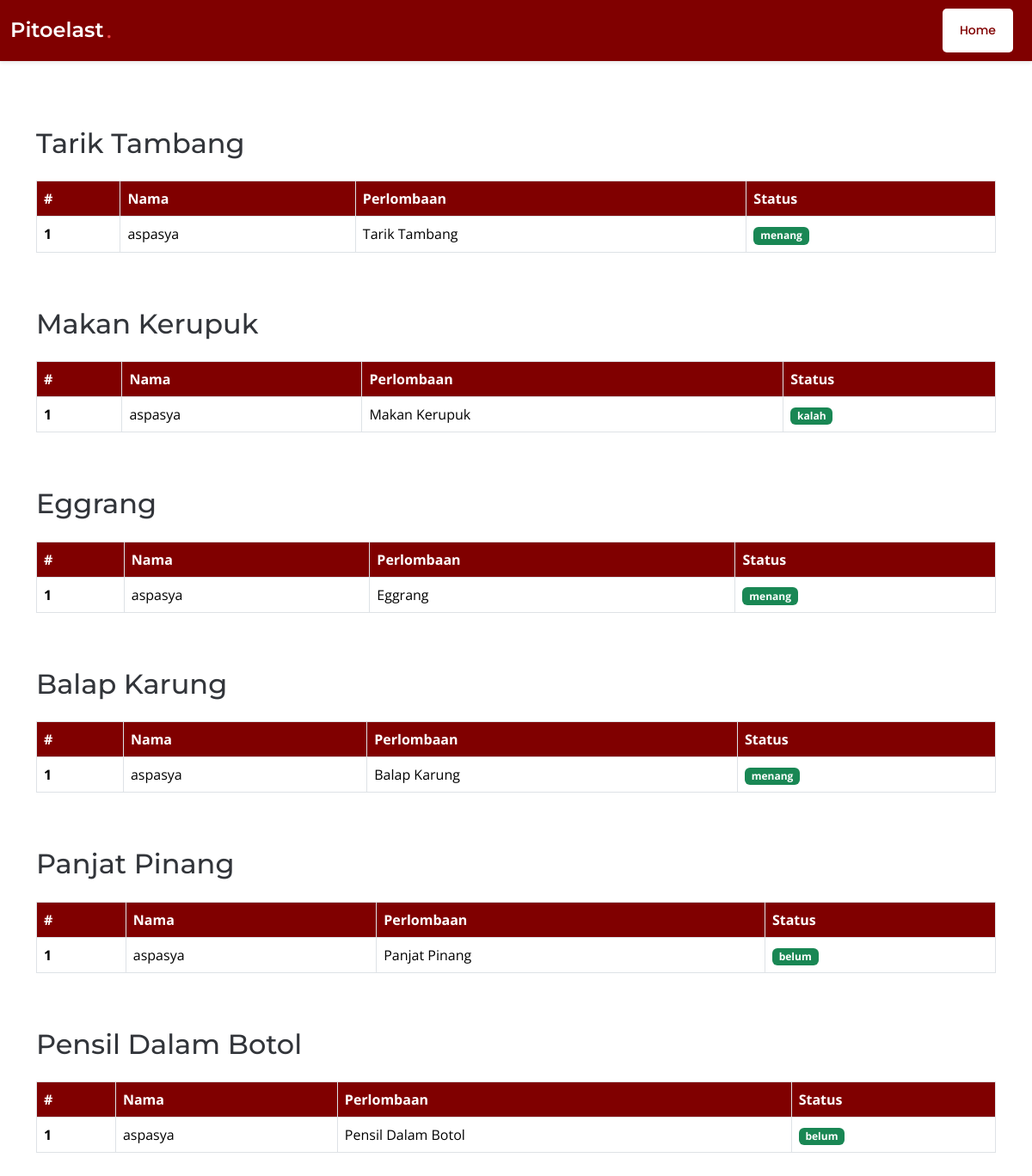
The page /dashboardpeserta.php (signed in) on the database its author committed.
### tables this page shows
CREATE TABLE IF NOT EXISTS `data_lomba` (
  `id_data_lomba` int NOT NULL AUTO_INCREMENT,
  `id_user` int NOT NULL,
  `id_lomba` int NOT NULL,
  `status` enum('menang','kalah','belum') NOT NULL DEFAULT 'belum',
  PRIMARY KEY (`id_data_lomba`),
  KEY `id_user` (`id_user`),
  KEY `id_lomba` (`id_lomba`)
);

CREATE TABLE IF NOT EXISTS `user` (
  `id_user` int NOT NULL AUTO_INCREMENT,
  `nama_user` varchar(50) NOT NULL,
  `password` varchar(255) NOT NULL,
  `role` enum('admin','peserta') NOT NULL,
  PRIMARY KEY (`id_user`)
);

CREATE TABLE IF NOT EXISTS `lomba` (
  `id_lomba` int NOT NULL AUTO_INCREMENT,
  `nama_lomba` varchar(255) NOT NULL,
  `kategori` enum('anak','remaja','dewasa') NOT NULL,
  PRIMARY KEY (`id_lomba`)
);

### function.php (called while the page is built, shortened)
<?php
$servername = "localhost";
$username = "root";
$password = "";
$dbname = "pitulasan";
$conn = new mysqli($servername, $username, $password, $dbname);
function query($query){
    global $conn;
    $result = $conn->query($query);
    return $result;
}
?>

### dashboardpeserta.php (the view, shortened to what this page needs)
<?php
  require("function.php");
  $dataLomba = query("SELECT
    data_lomba.id_user,
    user.nama_user,
    lomba.nama_lomba,
    lomba.kategori,
    data_lomba.status
FROM data_lomba
LEFT JOIN user ON data_lomba.id_user = user.id_user
LEFT JOIN lomba ON data_lomba.id_lomba = lomba.id_lomba
");
?>
<!DOCTYPE html>
<html lang="en">
<head>
  <link href="assets/vendor/bootstrap/css/bootstrap.min.css" rel="stylesheet">
  <link href="assets/vendor/bootstrap-icons/bootstrap-icons.css" rel="stylesheet">
  <link href="assets/vendor/aos/aos.css" rel="stylesheet">
  <link href="assets/vendor/glightbox/css/glightbox.min.css" rel="stylesheet">
  <link href="assets/vendor/swiper/swiper-bundle.min.css" rel="stylesheet">
  <link href="assets/css/main.css" rel="stylesheet">
</head>
<body class="index-page">
  <header id="header" class="header d-flex align-items-center fixed-top">
    <div class="container-fluid position-relative d-flex align-items-center justify-content-between">
      <a href="index.html" class="logo d-flex align-items-center me-auto me-xl-1">
        <h1 class="sitename">Pitoelast</h1><span>.</span>
      </a>
      <nav id="navmenu" class="navmenu">
        <a class="btn-getstarted" href="index.php#home">Home</a>
      </nav>
    </div>
  </header>
  <div class="main-content">
    <div class="container mt-5">
      <h2 class="mb-4">Tarik Tambang</h2>
      <div class="table-responsive">
        <table class="table table-bordered table-hover">
          <thead>
            <tr>
              <th scope="col">#</th>
              <th scope="col">Nama</th>
              <th scope="col">Perlombaan</th>
              <th scope="col">Status</th>
            </tr>
          </thead>
          <tbody>
            <?php
              $i= 0;
              foreach($dataLomba as $lomba) :
                if($lomba['nama_lomba'] == "Tarik Tambang") :
              $i++;
            ?>
            <tr>
              <th scope="row"><?= $i; ?></th>
              <td><?= $lomba['nama_user']; ?></td>
              <td><?= $lomba['nama_lomba']; ?></td>
              <td><span class="badge bg-success"><?= $lomba['status']; ?></span></td>
            </tr>
            <?php
                endif;
              endforeach;
            ?>
          </tbody>
        </table>
      </div>
    </div>
    <div class="container mt-5">
      <h2 class="mb-4">Makan Kerupuk</h2>
      <div class="table-responsive">
        <table class="table table-bordered table-hover">
          <thead>
            <tr>
              <th scope="col">#</th>
              <th scope="col">Nama</th>
              <th scope="col">Perlombaan</th>
              <th scope="col">Status</th>
            </tr>
          </thead>
          <tbody>
          <?php
              $i= 0;
              foreach($dataLomba as $lomba) :
                if($lomba['nama_lomba'] == "Makan Kerupuk") :
              $i++;
            ?>
            <tr>
              <th scope="row"><?= $i; ?></th>
              <td><?= $lomba['nama_user']; ?></td>
              <td><?= $lomba['nama_lomba']; ?></td>
              <td><span class="badge bg-success"><?= $lomba['status']; ?></span></td>
            </tr>
            <?php
                endif;
              endforeach;
            ?>
          </tbody>
        </table>
      </div>
    </div>
    <div class="container mt-5">
      <h2 class="mb-4">Eggrang</h2>
      <div class="table-responsive">
        <table class="table table-bordered table-hover">
          <thead>
            <tr>
              <th scope="col">#</th>
              <th scope="col">Nama</th>
              <th scope="col">Perlombaan</th>
              <th scope="col">Status</th>
            </tr>
          </thead>
          <tbody>
          <?php
              $i= 0;
              foreach($dataLomba as $lomba) :
                if($lomba['nama_lomba'] == "Eggrang") :
              $i++;
            ?>
            <tr>
              <th scope="row"><?= $i; ?></th>
              <td><?= $lomba['nama_user']; ?></td>
              <td><?= $lomba['nama_lomba']; ?></td>
              <td><span class="badge bg-success"><?= $lomba['status']; ?></span></td>
            </tr>
            <?php
                endif;
              endforeach;
            ?>
          </tbody>
        </table>
      </div>
    </div>
    <div class="container mt-5">
      <h2 class="mb-4">Balap Karung</h2>
      <div class="table-responsive">
        <table class="table table-bordered table-hover">
          <thead>
            <tr>
              <th scope="col">#</th>
              <th scope="col">Nama</th>
              <th scope="col">Perlombaan</th>
              <th scope="col">Status</th>
            </tr>
          </thead>
          <tbody>
          <?php
              $i= 0;
              foreach($dataLomba as $lomba) :
                if($lomba['nama_lomba'] == "Balap Karung") :
              $i++;
            ?>
            <tr>
              <th scope="row"><?= $i; ?></th>
              <td><?= $lomba['nama_user']; ?></td>
              <td><?= $lomba['nama_lomba']; ?></td>
              <td><span class="badge bg-success"><?= $lomba['status']; ?></span></td>
            </tr>
            <?php
                endif;
              endforeach;
            ?>
          </tbody>
        </table>
      </div>
    </div>
    <div class="container mt-5">
      <h2 class="mb-4">Panjat Pinang</h2>
      <div class="table-responsive">
        <table class="table table-bordered table-hover">
          <thead>
            <tr>
              <th scope="col">#</th>
              <th scope="col">Nama</th>
              <th scope="col">Perlombaan</th>
              <th scope="col">Status</th>
            </tr>
          </thead>
          <tbody>
          <?php
              $i= 0;
              foreach($dataLomba as $lomba) :
                if($lomba['nama_lomba'] == "Panjat Pinang") :
              $i++;
            ?>
            <tr>
              <th scope="row"><?= $i; ?></th>
              <td><?= $lomba['nama_user']; ?></td>
              <td><?= $lomba['nama_lomba']; ?></td>
              <td><span class="badge bg-success"><?= $lomba['status']; ?></span></td>
            </tr>
            <?php
                endif;
              endforeach;
            ?>
          </tbody>
        </table>
      </div>
    </div>
    <div class="container mt-5">
      <h2 class="mb-4">Pensil Dalam Botol</h2>
      <div class="table-responsive">
        <table class="table table-bordered table-hover">
          <thead>
            <tr>
              <th scope="col">#</th>
              <th scope="col">Nama</th>
              <th scope="col">Perlombaan</th>
              <th scope="col">Status</th>
            </tr>
          </thead>
          <tbody>
          <?php
              $i= 0;
              foreach($dataLomba as $lomba) :
                if($lomba['nama_lomba'] == "Pensil Dalam Botol") :
              $i++;
            ?>
            <tr>
              <th scope="row"><?= $i; ?></th>
              <td><?= $lomba['nama_user']; ?></td>
              <td><?= $lomba['nama_lomba']; ?></td>
              <td><span class="badge bg-success"><?= $lomba['status']; ?></span></td>
            </tr>
            <?php
                endif;
              endforeach;
            ?>
          </tbody>
        </table>
      </div>
    </div>
  </div>
</body>
</html>

### assets/css/main.css (style rules this page uses)
:root { --default-font: "Open Sans", system-ui, -apple-system, "Segoe UI", Roboto, "Helvetica Neue", Arial, "Noto Sans", "Liberation Sans", sans-serif, "Apple Color Emoji", "Segoe UI Emoji", "Segoe UI Symbol", "Noto Color Emoji"; --heading-font: "Montserrat", sans-serif; --nav-font: "Poppins", sans-serif; }
:root { --background-color: #ffffff; --default-color: #212529; --heading-color: #32353a; --accent-color: #e84545; --surface-color: #ffffff; --contrast-color: #ffffff; }
:root { --nav-color: #3a3939; --nav-hover-color: #e84545; --nav-mobile-background-color: #ffffff; --nav-dropdown-background-color: #ffffff; --nav-dropdown-color: #3a3939; --nav-dropdown-hover-color: #e84545; }
:root { scroll-behavior: smooth; }
body { color: var(--default-color); background-color: var(--background-color); font-family: var(--default-font); }
a { color: var(--accent-color); text-decoration: none; transition: 0.3s; }
h1, h2, h3, h4, h5, h6 { color: var(--heading-color); font-family: var(--heading-font); }
.header { color: var(--default-color); background-color: var(--background-color); padding: 20px 0; transition: all 0.5s; z-index: 997; }
.header .logo { line-height: 1; }
.header .logo h1 { font-size: 24px; margin: 0; font-weight: 600; color: var(--heading-color); }
.header .logo span { color: var(--accent-color); font-size: 24px; font-weight: 600; padding-left: 3px; }
.header .btn-getstarted, .header .btn-getstarted:focus { color: var(--contrast-color); background: var(--accent-color); font-size: 14px; padding: 8px 26px; margin: 0; border-radius: 4px; transition: 0.3s; }
@media (max-width: 1200px) { .header .logo { order: 1; } }
@media (max-width: 1200px) { .header .btn-getstarted { order: 2; margin: 0 15px 0 0; padding: 6px 20px; } }
@media (max-width: 1200px) { .header .navmenu { order: 3; } }
.index-page .header { --background-color: rgba(255, 255, 255, 0); --heading-color: #ffffff; --nav-color: rgba(255, 255, 255, 0.5); --nav-hover-color: #ffffff; }
@media (min-width: 1200px) { .navmenu { padding: 0; } }
@media (min-width: 1200px) { .navmenu a, .navmenu a:focus { color: var(--nav-color); padding: 18px 15px; font-size: 16px; font-family: var(--nav-font); font-weight: 400; display: flex; align-items: center; justify-content: space-between; white-space: nowrap; transition: 0.3s; } }

### dashboardpeserta.php (style rules this page uses)
body { font-family: 'Open Sans', sans-serif; }
.header { background-color: maroon; color: white; box-shadow: 0 2px 4px rgba(0, 0, 0, 0.1); padding: 10px 0; position: fixed; width: 100%; top: 0; z-index: 1000; }
.header .logo { color: white; }
.header .logo h1 { margin: 0; }
.header .navmenu { display: flex; align-items: center; justify-content: flex-end; }
.header .navmenu a { color: maroon; background-color: white; padding: 15px 20px; border-radius: 5px; text-decoration: none; font-weight: 500; transition: background-color 0.3s, color 0.3s; margin-right: 10px; }
.main-content { margin-top: 80px; padding: 20px; }
.table thead th { background-color: maroon; color: white; }
.btn-getstarted { background-color: white; color: black; padding: 10px 20px; border-radius: 5px; text-decoration: none; font-weight: 500; transition: background-color 0.3s, color 0.3s; }

### rows shown on the page
data_lomba: id_user.nama_user "aspasya", id_lomba.nama_lomba "Tarik Tambang", status "menang"
data_lomba: id_user.nama_user "aspasya", id_lomba.nama_lomba "Makan Kerupuk", status "kalah"
data_lomba: id_user.nama_user "aspasya", id_lomba.nama_lomba "Eggrang", status "menang"
data_lomba: id_user.nama_user "aspasya", id_lomba.nama_lomba "Balap Karung", status "menang"
data_lomba: id_user.nama_user "aspasya", id_lomba.nama_lomba "Panjat Pinang", status "belum"
data_lomba: id_user.nama_user "aspasya", id_lomba.nama_lomba "Pensil Dalam Botol", status "belum"
